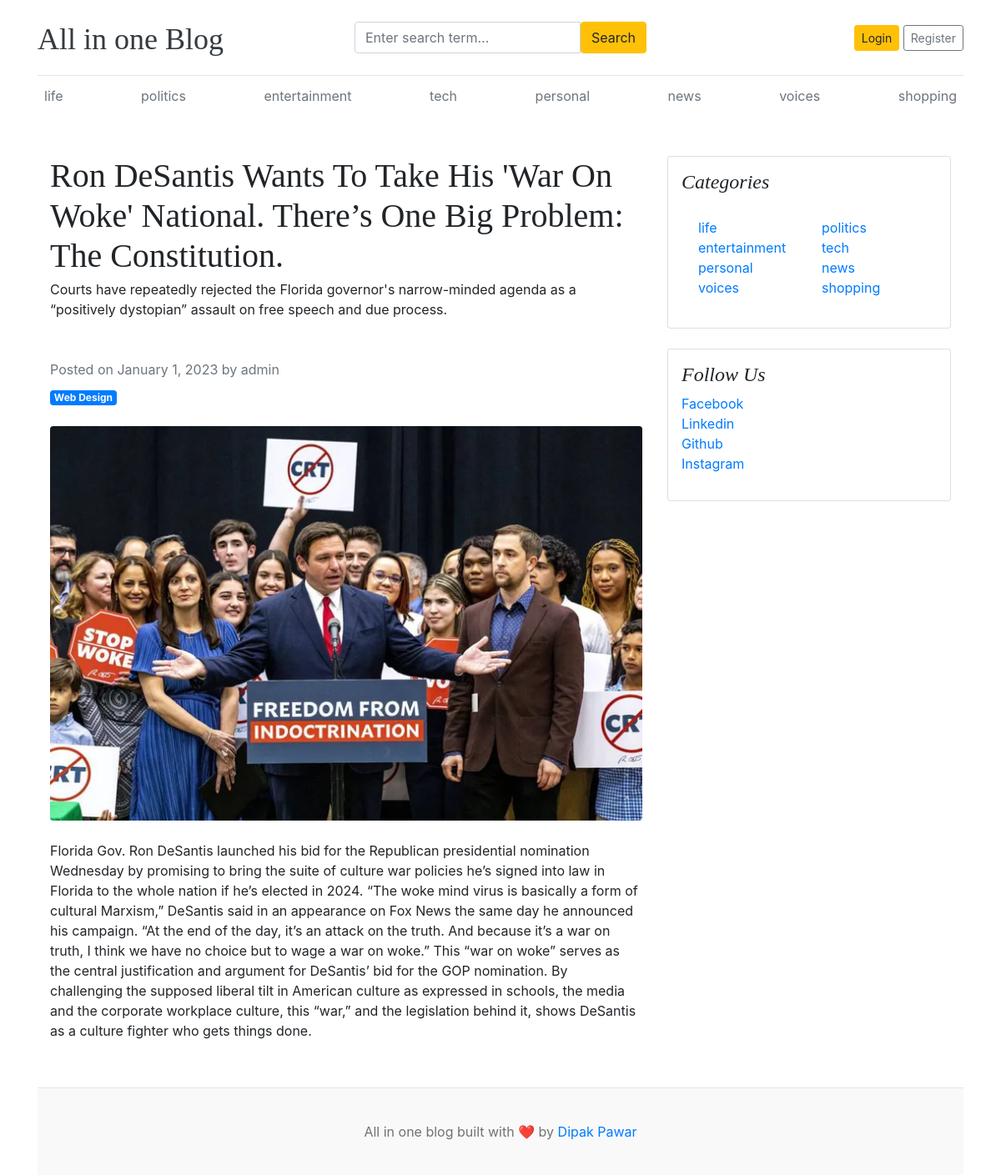
Page /blog/ron-desantis-wants-to-take-his-war-on-woke-national-theres-one-big-problem-the-constitution on the committed database.
### blog_app/models.py (models this page shows, shortened)
class Category(models.Model):
    name = models.CharField(max_length=50, unique=True)
    created_at = models.DateTimeField(auto_now_add=True)
    updated_at = models.DateTimeField(auto_now=True)
    class Meta:
        verbose_name_plural = "categories"
    def __str__(self):
        return self.name

class Blog(models.Model):
    title = models.CharField(max_length=150)
    slug = models.SlugField(max_length=150, unique=True)
    category = models.ForeignKey(
        Category, on_delete=models.CASCADE, related_name="blogs"
    )
    author = models.ForeignKey(User, on_delete=models.CASCADE)
    featured_image = models.ImageField(upload_to="uploads/%Y/%m/%d")
    short_description = models.TextField(max_length=500)
    blog_body = models.TextField(max_length=2000)
    status = models.CharField(max_length=20, choices=STATUS_CHOICE, default="Draft")
    is_featured = models.BooleanField(default=False)
    created_at = models.DateTimeField(auto_now_add=True)
    updated_at = models.DateTimeField(auto_now=True)

class SocialLink(models.Model):
    social_name = models.CharField(max_length=20)
    social_url = models.URLField()

### blog_app/views.py (the view)
# urls.py: path("<slug:slug>", GetPostBySlug.as_view(), name="post_by_slug"),
class GetPostBySlug(View):
    def get(self, request, slug):
        blog = Blog.objects.get(status="Published", slug=slug)
        return render(request, "blog_post.html", context={"post": blog})

### blog_app/context_processors.py (called while the page is built)
def get_categories(request):
    categories = Category.objects.all()
    social_apps = SocialLink.objects.all()
    return dict(
        tags=categories, social_apps=social_apps
    )  # This function only return the dictionary

### templates/blog_post.html
{% extends 'base.html' %}
{% block body_block %}
<div class="container mt-5">
    <div class="row">
        <div class="col-lg-8">
            <article>
                <header class="mb-4">
                    <h1 class="fw-bolder mb-1">{{post.title}}</h1>
                    <section class="mb-5">
                        <p class="fs-5 mb-4">{{post.short_description}}</p>
                    </section>
                    <div class="text-muted fst-italic mb-2">Posted on January 1, 2023 by admin</div>
                    <a class="badge bg-primary text-decoration-none text-light" href="#!">Web Design</a>
                </header>
                <figure class="mb-4"><img class="img-fluid rounded" src="{{post.featured_image.url}}" alt="..." /></figure>
                <section class="mb-5">
                    <p class="fs-5 mb-4">{{post.blog_body}}</p>
                    </section>
            </article>
        </div>
        <div class="col-lg-4">
            <div class="card mb-4 p-3">
                <h4 class="font-italic">Categories</h4>
                <div class="card-body">
                    <div class="row">
                        {% for tag in tags %}
                        <div class="col-sm-6">
                            <ul class="list-unstyled mb-0">
                                <li><a  href="{% url 'post_by_category' tag.id %}">{{tag.name}}</a></li>
                            </ul>
                        </div>
                        {% endfor %}
                    </div>
                </div>
            </div>
            <div class="card mb-4 p-3">
                <h4 class="font-italic">Follow Us</h4>
                <ol class="list-unstyled">
                    {% for social_app in social_apps %}
                    <li><a href="{{social_app.social_url}}" target="_blank">{{social_app.social_name}}</a></li>
                    {% endfor %}
                </ol>
            </div>
        </div>
    </div>
</div>
{% endblock %}

### templates/base.html (shortened to what this page needs)
{% load static %}
<!DOCTYPE html>
<html lang="en">
<head>
    <link href="https://getbootstrap.com/docs/4.0/dist/css/bootstrap.min.css" rel="stylesheet">
    <link href="{% static 'css/blog.css' %}" rel="stylesheet">
  </head>
<body>
    <div class="container">
        <header class="blog-header py-3">
          <div class="row flex-nowrap justify-content-between align-items-center">
            <div class="col-4 pt-1">
              <a class="blog-header-logo text-dark" href="/">All in one Blog</a>
            </div>
            <div class="col-4">
              <form action="{% url 'search_category' %}" method="GET">
                <div class="input-group">
                  <input class="form-control" name="keyword" type="text" placeholder="Enter search term..." aria-label="Enter search term..." aria-describedby="button-search" />
                  <button class="btn btn-warning" id="button-search" type="submit">Search</button>
              </div>
              </form>
            </div>
            <div class="col-4 d-flex justify-content-end align-items-center">
              {% if not user.is_authenticated %}
                <a class="btn btn-sm btn-warning" href="{% url 'login_user' %}">Login</a> &nbsp;
                <a class="btn btn-sm btn-outline-secondary" href="{% url 'register_user' %}">Register</a>
              {% else %}
            <a class="btn btn-sm btn-warning" href="{% url 'dashboard' %}">Dashboard </a>&nbsp;
              &emsp;
              <a class="btn btn-sm btn-warning" href="{% url 'logout_user' %}">Logout</a> &nbsp;
              {% endif %}
            </div>
          </div>
        </header>
        <div class="nav-scroller py-1 mb-2">
          <nav class="nav d-flex justify-content-between">
            {% for tag in tags %}
                <a class="p-2 text-muted" href="{% url 'post_by_category' tag.id %}">{{tag}}</a>
            {% endfor%}
          </nav>
        </div>
    {% block body_block %}{% endblock %}
<footer class="blog-footer mt-2">
    <p>All in one blog built with ❤️ by <a href="#">Dipak Pawar</a></p>
</footer>
</body>
</html>

### all_in_one_blog/static/css/blog.css (style rules this page uses)
.blog-header { border-bottom: 1px solid #e5e5e5; }
.blog-header-logo { font-family: "Playfair Display", Georgia, "Times New Roman", serif; font-size: 2.25rem; }
h1, h2, h3, h4, h5, h6 { font-family: "Playfair Display", Georgia, "Times New Roman", serif; }
.blog-footer { padding: 2.5rem 0; color: #727272; text-align: center; background-color: #f9f9f9; border-top: .05rem solid #e5e5e5; }
.blog-footer p:last-child { margin-bottom: 0; }

### rows in the picture
Category: name "life"
Category: name "politics"
Category: name "entertainment"
Category: name "tech"
Category: name "personal"
Category: name "news"
Category: name "voices"
Category: name "shopping"
Blog: title "Ron DeSantis Wants To Take His 'War On Woke' National. There’s One Big Problem: The Constitution.", short_description "Courts have repeatedly rejected the Florida governor's narrow-minded agenda as a “positively dystopian” assault on free speech and due process.", featured_image (picture), blog_body "Florida Gov. Ron DeSantis launched his bid for the Republican presidential nomination Wednesday by promising to bring the suite of culture war policies he’s signed into law in Florida to the whole nation if he’s elected in 2024. “The woke mind virus is basically a form of cultural Marxism,” DeSantis said in an appearance on Fox News the same day he announced his campaign. “At the end of the day, it’s an attack on the truth. And because it’s a war on truth, I think we have no choice but to wage a war on woke.” This “war on woke” serves as the central justification and argument for DeSantis’ bid for the GOP nomination. By challenging the supposed liberal tilt in American culture as expressed…"
SocialLink: social_name "Facebook"
SocialLink: social_name "Linkedin"
SocialLink: social_name "Github"
SocialLink: social_name "Instagram"
